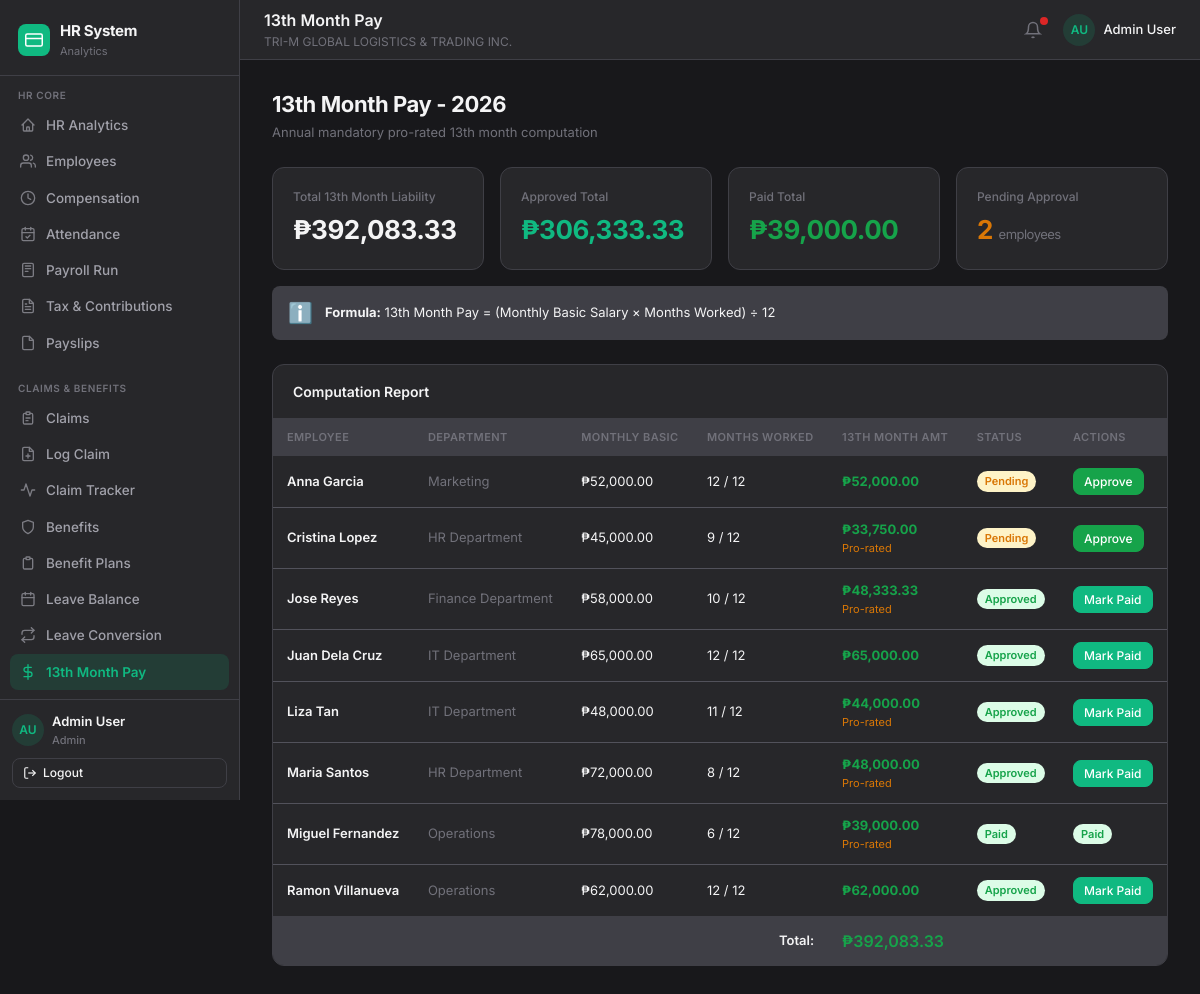
Screenshot of /pages/thirteenth_month.php (signed in) with the database file from the repository.
### tables this page shows
CREATE TABLE IF NOT EXISTS thirteenth_month (
  id              INT AUTO_INCREMENT PRIMARY KEY,
  employee_id     VARCHAR(20)   NOT NULL,
  employee_name   VARCHAR(200)  NOT NULL,
  department      VARCHAR(100)  DEFAULT NULL,
  monthly_basic   DECIMAL(12,2) NOT NULL DEFAULT 0,
  months_worked   INT           NOT NULL DEFAULT 12,
  computed_amount DECIMAL(12,2) NOT NULL DEFAULT 0,
  year            INT           NOT NULL DEFAULT 2026,
  status          ENUM('Pending','Approved','Paid') NOT NULL DEFAULT 'Pending',
  payment_date    DATE          DEFAULT NULL,
  FOREIGN KEY (employee_id) REFERENCES employees(id) ON DELETE CASCADE
);

### includes/config.php (called while the page is built, shortened)
<?php
function formatCurrency(float $amount): string {
    return '₱' . number_format($amount, 2);
}
function getStatusBadgeClass(string $status): string {
    return match($status) {
        'Active', 'Paid', 'Approved', 'Released'                         => 'badge-success',
        'Pending', 'Processing', 'AI Review', 'Pending Approval','On Leave','Draft' => 'badge-warning',
        'Enrolled'                                                         => 'badge-info',
        'Regular'                                                          => 'badge-muted',
        'Rejected', 'Resigned', 'Terminated', 'Cancelled'                => 'badge-danger',
        default                                                            => 'badge-muted',
    };
}

### pages/thirteenth_month.php (the view, shortened to what this page needs)
<?php
require_once __DIR__ . '/../includes/config.php';
$pdo = getDB();
$year = $_GET['year'] ?? date('Y');
$records = $pdo->query("SELECT * FROM thirteenth_month WHERE year=$year ORDER BY employee_name")->fetchAll();
$totComputed = 0; $totApp = 0; $totPaid = 0; $pendingCount = 0;
foreach($records as $r) {
    $totComputed += $r['computed_amount'];
    if ($r['status'] === 'Approved' || $r['status'] === 'Paid') $totApp += $r['computed_amount'];
    if ($r['status'] === 'Paid') $totPaid += $r['computed_amount'];
    if ($r['status'] === 'Pending') $pendingCount++;
}
include __DIR__ . '/../includes/header.php';
include __DIR__ . '/../includes/sidebar.php';
?>
<div class="app-main">
  <?php include __DIR__ . '/../includes/topbar.php'; ?>
  <div class="page-content">
    <div class="page-header">
      <div>
        <h1>13th Month Pay - <?= htmlspecialchars($year) ?></h1>
        <p>Annual mandatory pro-rated 13th month computation</p>
      </div>
    </div>
    <div class="stats-grid mb-4">
      <div class="stat-card">
        <div class="stat-label">Total 13th Month Liability</div>
        <div class="stat-value text-main"><?= formatCurrency($totComputed) ?></div>
      </div>
      <div class="stat-card">
        <div class="stat-label">Approved Total</div>
        <div class="stat-value text-main" style="color:var(--primary)"><?= formatCurrency($totApp) ?></div>
      </div>
      <div class="stat-card">
        <div class="stat-label">Paid Total</div>
        <div class="stat-value" style="color:var(--success)"><?= formatCurrency($totPaid) ?></div>
      </div>
      <div class="stat-card">
        <div class="stat-label">Pending Approval</div>
        <div class="stat-value" style="color:var(--warning)"><?= $pendingCount ?> <span style="font-size:13px;color:var(--text-muted);font-weight:normal;">employees</span></div>
      </div>
    </div>
    <div style="background:var(--surface-alt);padding:12px 16px;border-radius:var(--radius);margin-bottom:24px;font-size:13px;color:var(--text-main);display:flex;align-items:center;gap:12px;">
        <span style="font-size:20px;">ℹ️</span>
        <div><strong>Formula:</strong> 13th Month Pay = (Monthly Basic Salary × Months Worked) ÷ 12</div>
    </div>
    <div class="card">
        <div class="card-header"><h3>Computation Report</h3></div>
        <div class="table-wrap">
            <table>
                <thead>
                    <tr>
                        <th>Employee</th>
                        <th>Department</th>
                        <th>Monthly Basic</th>
                        <th>Months Worked</th>
                        <th>13th Month Amt</th>
                        <th>Status</th>
                        <th>Actions</th>
                    </tr>
                </thead>
                <tbody>
                    <?php foreach($records as $r): ?>
                    <tr>
                        <td class="font-semibold text-main"><?= htmlspecialchars($r['employee_name']) ?></td>
                        <td class="td-muted"><?= htmlspecialchars($r['department']) ?></td>
                        <td><?= formatCurrency($r['monthly_basic']) ?></td>
                        <td><?= (float)$r['months_worked'] ?> / 12</td>
                        <td>
                            <div style="color:var(--success);font-weight:700;"><?= formatCurrency($r['computed_amount']) ?></div>
                            <?php if($r['months_worked'] < 12): ?><div style="font-size:11px;color:var(--warning);">Pro-rated</div><?php endif; ?>
                        </td>
                        <td><span class="badge <?= getStatusBadgeClass($r['status']) ?>"><?= htmlspecialchars($r['status']) ?></span></td>
                        <td>
                            <?php if($r['status'] === 'Pending'): ?>
                                <form method="POST">
                                    <button class="btn btn-success btn-sm">Approve</button>
                                </form>
                            <?php elseif($r['status'] === 'Approved'): ?>
                                <form method="POST">
                                    <button class="btn btn-primary btn-sm">Mark Paid</button>
                                </form>
                            <?php elseif($r['status'] === 'Paid'): ?>
                                <span class="badge badge-success">Paid <?= formatDate($r['payment_date']) ?></span>
                            <?php endif; ?>
                        </td>
                    </tr>
                    <?php endforeach; ?>
                </tbody>
                <tfoot>
                    <tr>
                        <td colspan="4" style="text-align:right;">Total:</td>
                        <td colspan="3" style="color:var(--success);font-size:16px;"><?= formatCurrency($totComputed) ?></td>
                    </tr>
                </tfoot>
            </table>
        </div>
    </div>
  </div>
</div>
<?php include __DIR__ . '/../includes/footer.php'; ?>

### assets/css/style.css (style rules this page uses)
:root { --primary: #10b981; --primary-light: rgba(16, 185, 129, 0.15); --primary-dark: #059669; --bg: #18181b; --surface: #27272a; --surface-alt: #3f3f46; --border: #3f3f46; --border-light: #52525b; --text: #a1a1aa; --text-main: #f4f4f5; --text-muted: #71717a; --text-inv: #18181b; --success: #16a34a; --success-bg: #dcfce7; --warning: #d97706; --warning-bg: #fef3c7; --danger: #dc2626; --danger-bg: #fee2e2; --info: #0284c7; --info-bg: #e0f2fe; --sidebar-w: 240px; --header-h: 60px; --radius: 8px; --radius-lg: 12px; --shadow-sm: 0 1px 3px rgba(0,0,0,.06), 0 1px 2px rgba(0,0,0,.04); --shadow: 0 4px 12px rgba(0,0,0,.08); --shadow-lg: 0 8px 24px rgba(0,0,0,.12); --transition: all .2s ease; --font: 'Inter', system-ui, sans-serif; font-family: var(--font); font-size: 14px; line-height: 1.5; color: var(--text); background: var(--bg); -webkit-font-smoothing: antialiased; }
*, *::before, *::after { box-sizing: border-box; margin: 0; padding: 0; }
body { min-height: 100vh; }
button { cursor: pointer; font-family: inherit; }
.app-main { flex: 1; display: flex; flex-direction: column; min-width: 0; margin-left: var(--sidebar-w); transition: margin-left .25s ease; }
.page-content { padding: 28px 32px; flex: 1; }
.page-header { display: flex; align-items: flex-start; justify-content: space-between; margin-bottom: 24px; gap: 16px; }
.page-header h1 { font-size: 22px; font-weight: 700; color: var(--text-main); letter-spacing: -.4px; }
.page-header p { font-size: 13px; color: var(--text-muted); margin-top: 2px; }
.stats-grid { display: grid; grid-template-columns: repeat(auto-fill, minmax(180px, 1fr)); gap: 16px; margin-bottom: 24px; }
.stat-card { background: var(--surface); border: 1px solid var(--border); border-radius: var(--radius-lg); padding: 20px; display: flex; flex-direction: column; gap: 4px; transition: var(--transition); }
.stat-label { font-size: 12px; color: var(--text-muted); font-weight: 500; }
.stat-value { font-size: 26px; font-weight: 700; color: var(--text-main); letter-spacing: -.5px; }
.card { background: var(--surface); border: 1px solid var(--border); border-radius: var(--radius-lg); overflow: hidden; }
.card-header { display: flex; align-items: center; justify-content: space-between; padding: 16px 20px; border-bottom: 1px solid var(--border); }
.card-header h2, .card-header h3 { font-size: 14px; font-weight: 600; color: var(--text-main); }
.table-wrap { overflow-x: auto; }
table { width: 100%; border-collapse: collapse; font-size: 13px; }
thead th { text-align: left; padding: 10px 14px; font-size: 11px; font-weight: 600; color: var(--text-muted); text-transform: uppercase; letter-spacing: .4px; border-bottom: 1px solid var(--border); background: var(--surface-alt); }
tbody tr { border-bottom: 1px solid var(--border-light); }
tbody tr:last-child { border-bottom: none; }
tbody td { padding: 12px 14px; color: var(--text-main); vertical-align: middle; }
tfoot td { padding: 12px 14px; font-weight: 600; color: var(--text-main); border-top: 1px solid var(--border); background: var(--surface-alt); }
.td-muted { color: var(--text-muted); }
.btn { display: inline-flex; align-items: center; gap: 6px; padding: 8px 14px; font-size: 13px; font-weight: 500; border-radius: var(--radius); border: 1px solid transparent; transition: var(--transition); cursor: pointer; white-space: nowrap; }
.btn-sm { padding: 5px 10px; font-size: 12px; }
.btn-primary { background: var(--primary); color: #fff; border-color: var(--primary); }
.btn-success { background: var(--success); color: #fff; border-color: var(--success); }
.badge { display: inline-flex; align-items: center; padding: 2px 8px; font-size: 11px; font-weight: 600; border-radius: 20px; white-space: nowrap; }
.badge-success { background: var(--success-bg); color: var(--success); }
.badge-warning { background: var(--warning-bg); color: var(--warning); }
.mb-4 { margin-bottom: 16px; }
.text-main { color: var(--text-main); }
.font-semibold { font-weight: 600; }

### rows the page displays
thirteenth_month: employee_name "Anna Garcia", department "Marketing", monthly_basic "₱52,000.00", months_worked "12", computed_amount "₱52,000.00", status "Pending"
thirteenth_month: employee_name "Cristina Lopez", department "HR Department", monthly_basic "₱45,000.00", months_worked "9", computed_amount "₱33,750.00", shows "Pro-rated", status "Pending"
thirteenth_month: employee_name "Jose Reyes", department "Finance Department", monthly_basic "₱58,000.00", months_worked "10", computed_amount "₱48,333.33", shows "Pro-rated", status "Approved"
thirteenth_month: employee_name "Juan Dela Cruz", department "IT Department", monthly_basic "₱65,000.00", months_worked "12", computed_amount "₱65,000.00", status "Approved"
thirteenth_month: employee_name "Liza Tan", department "IT Department", monthly_basic "₱48,000.00", months_worked "11", computed_amount "₱44,000.00", shows "Pro-rated", status "Approved"
thirteenth_month: employee_name "Maria Santos", department "HR Department", monthly_basic "₱72,000.00", months_worked "8", computed_amount "₱48,000.00", shows "Pro-rated", status "Approved"
thirteenth_month: employee_name "Miguel Fernandez", department "Operations", monthly_basic "₱78,000.00", months_worked "6", computed_amount "₱39,000.00", shows "Pro-rated", status "Paid"
thirteenth_month: employee_name "Ramon Villanueva", department "Operations", monthly_basic "₱62,000.00", months_worked "12", computed_amount "₱62,000.00", status "Approved"

### other values shown
$section "HR CORE"
$item['label'] "HR Analytics"
$item['label'] "Employees"
$item['label'] "Compensation"
$item['label'] "Attendance"
$item['label'] "Payroll Run"
$item['label'] "Tax & Contributions"
$item['label'] "Payslips"
$section "CLAIMS & BENEFITS"
$item['label'] "Claims"
$item['label'] "Log Claim"
$item['label'] "Claim Tracker"
$item['label'] "Benefits"
$item['label'] "Benefit Plans"
$item['label'] "Leave Balance"
